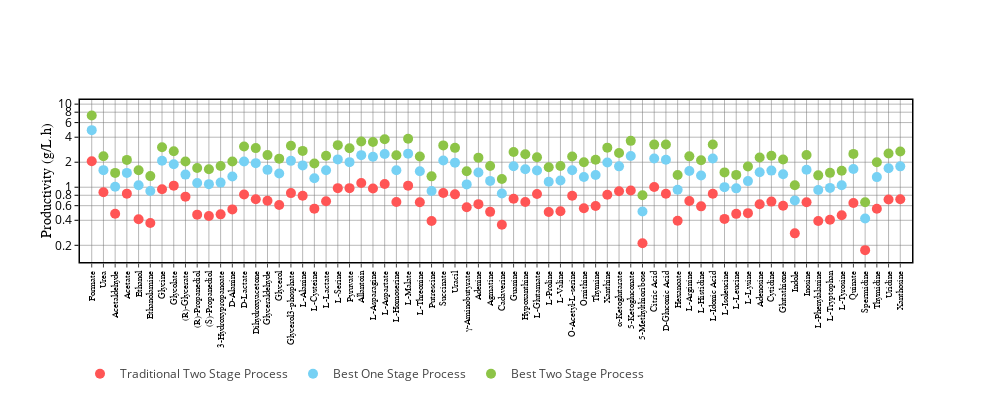
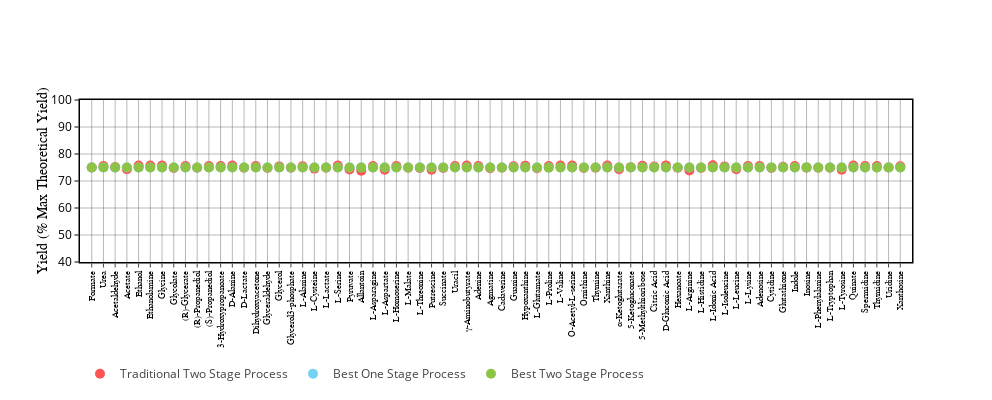
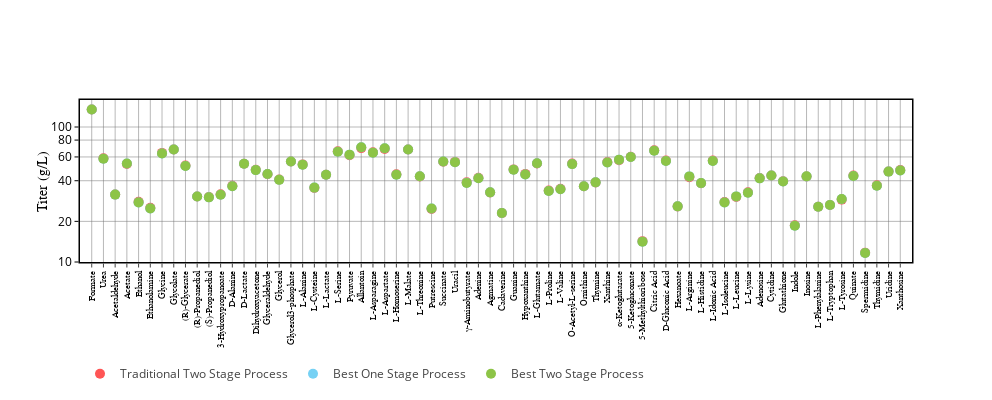

The cell these charts' notebook holds for them, in order:
### Markdown cell above
# Objective: Productivity #

# Constraints: 75% Max Yield #

### Code cell
tickvals = [[0.2,0.4,0.6,0.8,1,2,4,6,8,10,20],
            [20,30,40,50,60,70,80,90,100],
            [2, 4, 6, 8, 10, 20, 40, 60, 80, 100, 200]]

ranges = [[-0.9, 1.05],
          [40, 100],
          [1, 2.2]]

plot_process_metrics(process_metrics['prod_75_yield'], ranges, tickvals)#, filename='objB')

### Figure 1 — Plotly figure (JSON) as saved in the notebook; plotly's stock layout.template omitted (floating-point values rounded to 4 significant figures)
{"data": [{"legendgroup": "ts_sub", "marker": {"color": "#FF5555", "size": 10}, "mode": "markers", "name": "Traditional Two Stage Process", "showlegend": true, "type": "scatter", "x": ["Formate", "Urea", "Acetaldehyde", "Acetate", "Ethanol", "Ethanolamine", "Glycine", "Glycolate", "(R)-Glycerate", "(R)-Propanediol", "(S)-Propanediol", "3-Hydroxypropanoate", "D-Alanine", "D-Lactate", "Dihydroxyacetone", "Glyceraldehyde", "Glycerol", "Glycerol3-phosphate", "L-Alanine", "L-Cysteine", "L-Lactate", "L-Serine", "Pyruvate", "Allantoin", "L-Asparagine", "L-Aspartate", "L-Homoserine", "L-Malate", "L-Threonine", "Putrescine", "Succinate", "Uracil", "γ-Aminobutyrate", "Adenine", "Agmatine", "Cadaverine", "Guanine", "Hypoxanthine", "L-Glutamate", "L-Proline", "L-Valine", "O-Acetyl-L-serine", "Ornithine", "Thymine", "Xanthine", "α-Ketoglutarate", "5-Ketogluconate", "5-Methylthioribose", "Citric Acid", "D-Gluconic Acid", "Hexanoate", "L-Arginine", "L-Histidine", "L-Idonic Acid", "L-Isoleucine", "L-Leucine", "L-Lysine", "Adenosine", "Cytidine", "Glutathione", "Indole", "Inosine", "L-Phenylalanine", "L-Tryptophan", "L-Tyrosine", "Quinate", "Spermidine", "Thymidine", "Uridine", "Xanthosine"], "y": [2.051, 0.8706, 0.4801, 0.8374, 0.4109, 0.3709, 0.9466, 1.045, 0.7703, 0.4679, 0.4511, 0.4715, 0.5412, 0.8176, 0.718, 0.6879, 0.6107, 0.8498, 0.7899, 0.5525, 0.6778, 0.9747, 0.9747, 1.126, 0.967, 1.091, 0.6635, 1.045, 0.661, 0.3914, 0.8526, 0.8204, 0.5738, 0.6255, 0.5052, 0.3532, 0.7254, 0.6633, 0.8293, 0.5031, 0.5141, 0.7897, 0.5598, 0.5944, 0.8112, 0.8936, 0.9117, 0.2119, 1.008, 0.8341, 0.3953, 0.6825, 0.5889, 0.8329, 0.4159, 0.4779, 0.4879, 0.6238, 0.6714, 0.5983, 0.2784, 0.6593, 0.3925, 0.406, 0.4605, 0.6453, 0.1748, 0.5496, 0.7132, 0.7166]}, {"legendgroup": "os_best", "marker": {"color": "#76D1F4", "size": 10}, "mode": "markers", "name": "Best One Stage Process", "showlegend": true, "type": "scatter", "x": ["Formate", "Urea", "Acetaldehyde", "Acetate", "Ethanol", "Ethanolamine", "Glycine", "Glycolate", "(R)-Glycerate", "(R)-Propanediol", "(S)-Propanediol", "3-Hydroxypropanoate", "D-Alanine", "D-Lactate", "Dihydroxyacetone", "Glyceraldehyde", "Glycerol", "Glycerol3-phosphate", "L-Alanine", "L-Cysteine", "L-Lactate", "L-Serine", "Pyruvate", "Allantoin", "L-Asparagine", "L-Aspartate", "L-Homoserine", "L-Malate", "L-Threonine", "Putrescine", "Succinate", "Uracil", "γ-Aminobutyrate", "Adenine", "Agmatine", "Cadaverine", "Guanine", "Hypoxanthine", "L-Glutamate", "L-Proline", "L-Valine", "O-Acetyl-L-serine", "Ornithine", "Thymine", "Xanthine", "α-Ketoglutarate", "5-Ketogluconate", "5-Methylthioribose", "Citric Acid", "D-Gluconic Acid", "Hexanoate", "L-Arginine", "L-Histidine", "L-Idonic Acid", "L-Isoleucine", "L-Leucine", "L-Lysine", "Adenosine", "Cytidine", "Glutathione", "Indole", "Inosine", "L-Phenylalanine", "L-Tryptophan", "L-Tyrosine", "Quinate", "Spermidine", "Thymidine", "Uridine", "Xanthosine"], "y": [4.864, 1.606, 1.014, 1.488, 1.055, 0.9002, 2.079, 1.891, 1.418, 1.122, 1.09, 1.136, 1.346, 2.039, 1.95, 1.618, 1.466, 2.078, 1.831, 1.284, 1.604, 2.164, 2.004, 2.432, 2.33, 2.511, 1.599, 2.536, 1.556, 0.9027, 2.101, 1.977, 1.081, 1.507, 1.192, 0.8391, 1.793, 1.648, 1.59, 1.166, 1.204, 1.603, 1.325, 1.404, 1.986, 1.784, 2.377, 0.5108, 2.214, 2.146, 0.932, 1.566, 1.386, 2.215, 1.002, 0.9693, 1.185, 1.512, 1.586, 1.431, 0.6915, 1.621, 0.9256, 0.9812, 1.058, 1.658, 0.4202, 1.324, 1.69, 1.783]}, {"legendgroup": "ts_best", "marker": {"color": "#8DC447", "size": 10}, "mode": "markers", "name": "Best Two Stage Process", "showlegend": true, "type": "scatter", "x": ["Formate", "Urea", "Acetaldehyde", "Acetate", "Ethanol", "Ethanolamine", "Glycine", "Glycolate", "(R)-Glycerate", "(R)-Propanediol", "(S)-Propanediol", "3-Hydroxypropanoate", "D-Alanine", "D-Lactate", "Dihydroxyacetone", "Glyceraldehyde", "Glycerol", "Glycerol3-phosphate", "L-Alanine", "L-Cysteine", "L-Lactate", "L-Serine", "Pyruvate", "Allantoin", "L-Asparagine", "L-Aspartate", "L-Homoserine", "L-Malate", "L-Threonine", "Putrescine", "Succinate", "Uracil", "γ-Aminobutyrate", "Adenine", "Agmatine", "Cadaverine", "Guanine", "Hypoxanthine", "L-Glutamate", "L-Proline", "L-Valine", "O-Acetyl-L-serine", "Ornithine", "Thymine", "Xanthine", "α-Ketoglutarate", "5-Ketogluconate", "5-Methylthioribose", "Citric Acid", "D-Gluconic Acid", "Hexanoate", "L-Arginine", "L-Histidine", "L-Idonic Acid", "L-Isoleucine", "L-Leucine", "L-Lysine", "Adenosine", "Cytidine", "Glutathione", "Indole", "Inosine", "L-Phenylalanine", "L-Tryptophan", "L-Tyrosine", "Quinate", "Spermidine", "Thymidine", "Uridine", "Xanthosine"], "y": [7.308, 2.364, 1.487, 2.134, 1.601, 1.362, 3.025, 2.716, 2.038, 1.706, 1.643, 1.804, 2.041, 3.096, 2.958, 2.437, 2.207, 3.154, 2.736, 1.934, 2.397, 3.209, 2.939, 3.555, 3.508, 3.781, 2.422, 3.839, 2.343, 1.352, 3.189, 2.979, 1.558, 2.271, 1.799, 1.256, 2.657, 2.493, 2.292, 1.742, 1.799, 2.339, 1.997, 2.146, 2.996, 2.583, 3.617, 0.801, 3.261, 3.263, 1.401, 2.353, 2.114, 3.264, 1.509, 1.408, 1.78, 2.279, 2.388, 2.155, 1.056, 2.446, 1.39, 1.49, 1.583, 2.519, 0.6591, 2.001, 2.546, 2.692]}], "layout": {"height": 400, "hovermode": "closest", "legend": {"orientation": "h", "x": 0, "y": -0.6}, "showlegend": true, "width": 992, "xaxis": {"gridcolor": "#707070", "gridwidth": 0.5, "linecolor": "black", "linewidth": 1.5, "mirror": true, "range": [-1, 70], "showline": true, "tickangle": -90, "tickfont": {"color": "black", "family": "Arial", "size": 9.25}, "ticklen": 4, "ticks": "outside", "type": "category"}, "yaxis": {"gridcolor": "#707070", "gridwidth": 0.5, "linecolor": "black", "linewidth": 1.5, "mirror": true, "nticks": 12, "range": [-0.9, 1.05], "showgrid": true, "showline": true, "side": "top", "tickcolor": "black", "tickfont": {"color": "black", "size": 12}, "ticklen": 4, "ticks": "outside", "tickvals": [0.2, 0.4, 0.6, 0.8, 1, 2, 4, 6, 8, 10, 20], "title": {"font": {"color": "black", "family": "Arial", "size": 14}, "standoff": 0, "text": "Productivity (g/L.h)"}, "type": "log"}}}

### Figure 2 — Plotly figure (JSON) as saved in the notebook; plotly's stock layout.template omitted (floating-point values rounded to 4 significant figures)
{"data": [{"legendgroup": "ts_sub", "marker": {"color": "#FF5555", "size": 10}, "mode": "markers", "name": "Traditional Two Stage Process", "showlegend": true, "type": "scatter", "x": ["Formate", "Urea", "Acetaldehyde", "Acetate", "Ethanol", "Ethanolamine", "Glycine", "Glycolate", "(R)-Glycerate", "(R)-Propanediol", "(S)-Propanediol", "3-Hydroxypropanoate", "D-Alanine", "D-Lactate", "Dihydroxyacetone", "Glyceraldehyde", "Glycerol", "Glycerol3-phosphate", "L-Alanine", "L-Cysteine", "L-Lactate", "L-Serine", "Pyruvate", "Allantoin", "L-Asparagine", "L-Aspartate", "L-Homoserine", "L-Malate", "L-Threonine", "Putrescine", "Succinate", "Uracil", "γ-Aminobutyrate", "Adenine", "Agmatine", "Cadaverine", "Guanine", "Hypoxanthine", "L-Glutamate", "L-Proline", "L-Valine", "O-Acetyl-L-serine", "Ornithine", "Thymine", "Xanthine", "α-Ketoglutarate", "5-Ketogluconate", "5-Methylthioribose", "Citric Acid", "D-Gluconic Acid", "Hexanoate", "L-Arginine", "L-Histidine", "L-Idonic Acid", "L-Isoleucine", "L-Leucine", "L-Lysine", "Adenosine", "Cytidine", "Glutathione", "Indole", "Inosine", "L-Phenylalanine", "L-Tryptophan", "L-Tyrosine", "Quinate", "Spermidine", "Thymidine", "Uridine", "Xanthosine"], "y": [75.03, 75.53, 75.16, 74.33, 75.72, 75.72, 75.72, 74.86, 75.52, 74.91, 75.52, 75.53, 75.72, 74.91, 75.52, 74.83, 75.4, 74.92, 75.42, 74.59, 74.93, 75.72, 74.29, 73.8, 75.52, 74.18, 75.53, 74.91, 74.86, 74.18, 74.81, 75.52, 75.7, 75.53, 74.74, 74.89, 75.42, 75.68, 74.73, 75.53, 75.72, 75.72, 74.82, 74.95, 75.72, 74.35, 75.13, 75.64, 75.33, 75.78, 74.93, 73.89, 74.86, 75.79, 75.42, 74.35, 75.54, 75.55, 74.86, 75.28, 75.55, 74.94, 74.94, 74.89, 74.17, 75.72, 75.56, 75.56, 75.02, 75.47]}, {"legendgroup": "os_best", "marker": {"color": "#76D1F4", "size": 10}, "mode": "markers", "name": "Best One Stage Process", "showlegend": true, "type": "scatter", "x": ["Formate", "Urea", "Acetaldehyde", "Acetate", "Ethanol", "Ethanolamine", "Glycine", "Glycolate", "(R)-Glycerate", "(R)-Propanediol", "(S)-Propanediol", "3-Hydroxypropanoate", "D-Alanine", "D-Lactate", "Dihydroxyacetone", "Glyceraldehyde", "Glycerol", "Glycerol3-phosphate", "L-Alanine", "L-Cysteine", "L-Lactate", "L-Serine", "Pyruvate", "Allantoin", "L-Asparagine", "L-Aspartate", "L-Homoserine", "L-Malate", "L-Threonine", "Putrescine", "Succinate", "Uracil", "γ-Aminobutyrate", "Adenine", "Agmatine", "Cadaverine", "Guanine", "Hypoxanthine", "L-Glutamate", "L-Proline", "L-Valine", "O-Acetyl-L-serine", "Ornithine", "Thymine", "Xanthine", "α-Ketoglutarate", "5-Ketogluconate", "5-Methylthioribose", "Citric Acid", "D-Gluconic Acid", "Hexanoate", "L-Arginine", "L-Histidine", "L-Idonic Acid", "L-Isoleucine", "L-Leucine", "L-Lysine", "Adenosine", "Cytidine", "Glutathione", "Indole", "Inosine", "L-Phenylalanine", "L-Tryptophan", "L-Tyrosine", "Quinate", "Spermidine", "Thymidine", "Uridine", "Xanthosine"], "y": [75.0, 75.0, 75.0, 75.0, 75.0, 75.0, 75.0, 75.0, 75.0, 75.0, 75.0, 75.0, 75.0, 75.0, 75.0, 75.0, 75.0, 75.0, 75.0, 75.0, 75.0, 75.0, 75.0, 75.0, 75.0, 75.0, 75.0, 75.0, 75.0, 75.0, 75.0, 75.0, 75.0, 75.0, 75.0, 75.0, 75.0, 75.0, 75.0, 75.0, 75.0, 75.0, 75.0, 75.0, 75.0, 75.0, 75.0, 75.0, 75.0, 75.0, 75.0, 75.0, 75.0, 75.0, 75.0, 75.0, 75.0, 75.0, 75.0, 75.0, 75.0, 75.0, 75.0, 75.0, 75.0, 75.0, 75.0, 75.0, 75.0, 75.0]}, {"legendgroup": "ts_best", "marker": {"color": "#8DC447", "size": 10}, "mode": "markers", "name": "Best Two Stage Process", "showlegend": true, "type": "scatter", "x": ["Formate", "Urea", "Acetaldehyde", "Acetate", "Ethanol", "Ethanolamine", "Glycine", "Glycolate", "(R)-Glycerate", "(R)-Propanediol", "(S)-Propanediol", "3-Hydroxypropanoate", "D-Alanine", "D-Lactate", "Dihydroxyacetone", "Glyceraldehyde", "Glycerol", "Glycerol3-phosphate", "L-Alanine", "L-Cysteine", "L-Lactate", "L-Serine", "Pyruvate", "Allantoin", "L-Asparagine", "L-Aspartate", "L-Homoserine", "L-Malate", "L-Threonine", "Putrescine", "Succinate", "Uracil", "γ-Aminobutyrate", "Adenine", "Agmatine", "Cadaverine", "Guanine", "Hypoxanthine", "L-Glutamate", "L-Proline", "L-Valine", "O-Acetyl-L-serine", "Ornithine", "Thymine", "Xanthine", "α-Ketoglutarate", "5-Ketogluconate", "5-Methylthioribose", "Citric Acid", "D-Gluconic Acid", "Hexanoate", "L-Arginine", "L-Histidine", "L-Idonic Acid", "L-Isoleucine", "L-Leucine", "L-Lysine", "Adenosine", "Cytidine", "Glutathione", "Indole", "Inosine", "L-Phenylalanine", "L-Tryptophan", "L-Tyrosine", "Quinate", "Spermidine", "Thymidine", "Uridine", "Xanthosine"], "y": [75.0, 75.05, 75.0, 75.0, 75.0, 75.0, 75.0, 75.0, 75.0, 75.0, 75.0, 75.0, 74.97, 75.0, 75.0, 75.0, 75.0, 75.0, 75.0, 75.0, 75.0, 75.0, 75.0, 74.97, 75.0, 75.0, 75.0, 75.0, 75.0, 74.99, 75.0, 75.0, 75.0, 75.0, 75.0, 75.0, 75.0, 75.0, 75.0, 74.94, 75.0, 75.0, 75.0, 75.0, 75.0, 75.0, 75.0, 75.0, 74.99, 75.0, 75.0, 75.0, 75.0, 75.0, 75.0, 75.0, 75.0, 75.0, 75.0, 75.0, 75.0, 75.05, 75.0, 75.0, 74.99, 75.0, 75.0, 75.0, 75.0, 75.0]}], "layout": {"height": 400, "hovermode": "closest", "legend": {"orientation": "h", "x": 0, "y": -0.6}, "showlegend": true, "width": 992, "xaxis": {"gridcolor": "#707070", "gridwidth": 0.5, "linecolor": "black", "linewidth": 1.5, "mirror": true, "range": [-1, 70], "showline": true, "tickangle": -90, "tickfont": {"color": "black", "family": "Arial", "size": 9.25}, "ticklen": 4, "ticks": "outside", "type": "category"}, "yaxis": {"gridcolor": "#707070", "gridwidth": 0.5, "linecolor": "black", "linewidth": 1.5, "mirror": true, "nticks": 12, "range": [40, 100], "showgrid": true, "showline": true, "side": "top", "tickcolor": "black", "tickfont": {"color": "black", "size": 12}, "ticklen": 4, "ticks": "outside", "tickvals": [20, 30, 40, 50, 60, 70, 80, 90, 100], "title": {"font": {"color": "black", "family": "Arial", "size": 14}, "standoff": 0, "text": "Yield (% Max Theoretical Yield)"}, "type": "linear"}}}

### Figure 3 — Plotly figure (JSON) as saved in the notebook; plotly's stock layout.template omitted (floating-point values rounded to 4 significant figures)
{"data": [{"legendgroup": "ts_sub", "marker": {"color": "#FF5555", "size": 10}, "mode": "markers", "name": "Traditional Two Stage Process", "showlegend": true, "type": "scatter", "x": ["Formate", "Urea", "Acetaldehyde", "Acetate", "Ethanol", "Ethanolamine", "Glycine", "Glycolate", "(R)-Glycerate", "(R)-Propanediol", "(S)-Propanediol", "3-Hydroxypropanoate", "D-Alanine", "D-Lactate", "Dihydroxyacetone", "Glyceraldehyde", "Glycerol", "Glycerol3-phosphate", "L-Alanine", "L-Cysteine", "L-Lactate", "L-Serine", "Pyruvate", "Allantoin", "L-Asparagine", "L-Aspartate", "L-Homoserine", "L-Malate", "L-Threonine", "Putrescine", "Succinate", "Uracil", "γ-Aminobutyrate", "Adenine", "Agmatine", "Cadaverine", "Guanine", "Hypoxanthine", "L-Glutamate", "L-Proline", "L-Valine", "O-Acetyl-L-serine", "Ornithine", "Thymine", "Xanthine", "α-Ketoglutarate", "5-Ketogluconate", "5-Methylthioribose", "Citric Acid", "D-Gluconic Acid", "Hexanoate", "L-Arginine", "L-Histidine", "L-Idonic Acid", "L-Isoleucine", "L-Leucine", "L-Lysine", "Adenosine", "Cytidine", "Glutathione", "Indole", "Inosine", "L-Phenylalanine", "L-Tryptophan", "L-Tyrosine", "Quinate", "Spermidine", "Thymidine", "Uridine", "Xanthosine"], "y": [134.7, 58.57, 31.64, 53.2, 27.91, 25.18, 64.29, 68.1, 51.8, 30.54, 30.33, 31.7, 36.74, 53.38, 48.27, 44.73, 40.83, 55.48, 52.86, 35.38, 44.29, 66.19, 61.8, 69.75, 65.02, 68.82, 44.61, 68.07, 43.04, 24.66, 55.32, 55.16, 38.92, 42.06, 32.69, 23.02, 48.51, 44.94, 53.66, 33.83, 34.89, 53.61, 36.36, 38.86, 55.07, 56.8, 60.14, 14.27, 67.12, 56.52, 25.81, 42.43, 38.33, 56.53, 27.79, 30.36, 32.8, 41.94, 43.67, 39.68, 18.72, 43.04, 25.63, 26.42, 28.98, 43.78, 11.73, 36.95, 46.76, 47.99]}, {"legendgroup": "os_best", "marker": {"color": "#76D1F4", "size": 10}, "mode": "markers", "name": "Best One Stage Process", "showlegend": true, "type": "scatter", "x": ["Formate", "Urea", "Acetaldehyde", "Acetate", "Ethanol", "Ethanolamine", "Glycine", "Glycolate", "(R)-Glycerate", "(R)-Propanediol", "(S)-Propanediol", "3-Hydroxypropanoate", "D-Alanine", "D-Lactate", "Dihydroxyacetone", "Glyceraldehyde", "Glycerol", "Glycerol3-phosphate", "L-Alanine", "L-Cysteine", "L-Lactate", "L-Serine", "Pyruvate", "Allantoin", "L-Asparagine", "L-Aspartate", "L-Homoserine", "L-Malate", "L-Threonine", "Putrescine", "Succinate", "Uracil", "γ-Aminobutyrate", "Adenine", "Agmatine", "Cadaverine", "Guanine", "Hypoxanthine", "L-Glutamate", "L-Proline", "L-Valine", "O-Acetyl-L-serine", "Ornithine", "Thymine", "Xanthine", "α-Ketoglutarate", "5-Ketogluconate", "5-Methylthioribose", "Citric Acid", "D-Gluconic Acid", "Hexanoate", "L-Arginine", "L-Histidine", "L-Idonic Acid", "L-Isoleucine", "L-Leucine", "L-Lysine", "Adenosine", "Cytidine", "Glutathione", "Indole", "Inosine", "L-Phenylalanine", "L-Tryptophan", "L-Tyrosine", "Quinate", "Spermidine", "Thymidine", "Uridine", "Xanthosine"], "y": [134.7, 58.16, 31.57, 53.68, 27.64, 24.94, 63.68, 68.23, 51.44, 30.58, 30.12, 31.48, 36.39, 53.44, 47.94, 44.83, 40.61, 55.54, 52.56, 35.58, 44.33, 65.56, 62.39, 70.88, 64.57, 69.58, 44.3, 68.15, 43.12, 24.94, 55.46, 54.78, 38.56, 41.76, 32.8, 23.05, 48.24, 44.53, 53.86, 33.59, 34.56, 53.1, 36.45, 38.89, 54.54, 57.3, 60.03, 14.15, 66.83, 55.94, 25.83, 43.07, 38.4, 55.94, 27.64, 30.62, 32.57, 41.64, 43.75, 39.53, 18.58, 43.07, 25.65, 26.46, 29.31, 43.36, 11.64, 36.68, 46.74, 47.69]}, {"legendgroup": "ts_best", "marker": {"color": "#8DC447", "size": 10}, "mode": "markers", "name": "Best Two Stage Process", "showlegend": true, "type": "scatter", "x": ["Formate", "Urea", "Acetaldehyde", "Acetate", "Ethanol", "Ethanolamine", "Glycine", "Glycolate", "(R)-Glycerate", "(R)-Propanediol", "(S)-Propanediol", "3-Hydroxypropanoate", "D-Alanine", "D-Lactate", "Dihydroxyacetone", "Glyceraldehyde", "Glycerol", "Glycerol3-phosphate", "L-Alanine", "L-Cysteine", "L-Lactate", "L-Serine", "Pyruvate", "Allantoin", "L-Asparagine", "L-Aspartate", "L-Homoserine", "L-Malate", "L-Threonine", "Putrescine", "Succinate", "Uracil", "γ-Aminobutyrate", "Adenine", "Agmatine", "Cadaverine", "Guanine", "Hypoxanthine", "L-Glutamate", "L-Proline", "L-Valine", "O-Acetyl-L-serine", "Ornithine", "Thymine", "Xanthine", "α-Ketoglutarate", "5-Ketogluconate", "5-Methylthioribose", "Citric Acid", "D-Gluconic Acid", "Hexanoate", "L-Arginine", "L-Histidine", "L-Idonic Acid", "L-Isoleucine", "L-Leucine", "L-Lysine", "Adenosine", "Cytidine", "Glutathione", "Indole", "Inosine", "L-Phenylalanine", "L-Tryptophan", "L-Tyrosine", "Quinate", "Spermidine", "Thymidine", "Uridine", "Xanthosine"], "y": [134.7, 58.2, 31.57, 53.68, 27.64, 24.94, 63.68, 68.23, 51.44, 30.58, 30.12, 31.48, 36.38, 53.44, 47.94, 44.83, 40.61, 55.54, 52.56, 35.58, 44.33, 65.56, 62.39, 70.85, 64.57, 69.58, 44.3, 68.15, 43.12, 24.93, 55.46, 54.78, 38.56, 41.76, 32.8, 23.05, 48.24, 44.53, 53.86, 33.56, 34.56, 53.1, 36.45, 38.89, 54.54, 57.29, 60.03, 14.15, 66.82, 55.94, 25.83, 43.07, 38.4, 55.94, 27.64, 30.62, 32.57, 41.64, 43.75, 39.53, 18.58, 43.1, 25.64, 26.46, 29.3, 43.36, 11.64, 36.68, 46.74, 47.69]}], "layout": {"height": 400, "hovermode": "closest", "legend": {"orientation": "h", "x": 0, "y": -0.6}, "showlegend": true, "width": 992, "xaxis": {"gridcolor": "#707070", "gridwidth": 0.5, "linecolor": "black", "linewidth": 1.5, "mirror": true, "range": [-1, 70], "showline": true, "tickangle": -90, "tickfont": {"color": "black", "family": "Arial", "size": 9.25}, "ticklen": 4, "ticks": "outside", "type": "category"}, "yaxis": {"gridcolor": "#707070", "gridwidth": 0.5, "linecolor": "black", "linewidth": 1.5, "mirror": true, "nticks": 12, "range": [1, 2.2], "showgrid": true, "showline": true, "side": "top", "tickcolor": "black", "tickfont": {"color": "black", "size": 12}, "ticklen": 4, "ticks": "outside", "tickvals": [2, 4, 6, 8, 10, 20, 40, 60, 80, 100, 200], "title": {"font": {"color": "black", "family": "Arial", "size": 14}, "standoff": 0, "text": "Titer (g/L)"}, "type": "log"}}}
